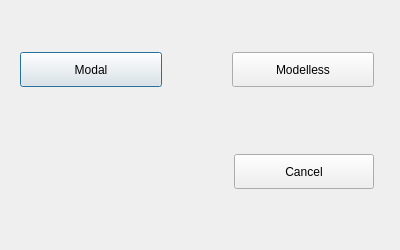
<?xml version="1.0" encoding="UTF-8"?>
<ui version="4.0">
 <class>Dialog</class>
 <widget class="QDialog" name="Dialog">
  <property name="geometry">
   <rect>
    <x>0</x>
    <y>0</y>
    <width>400</width>
    <height>250</height>
   </rect>
  </property>
  <property name="windowTitle">
   <string>Dialog</string>
  </property>
  <widget class="QWidget" name="">
   <property name="geometry">
    <rect>
     <x>20</x>
     <y>50</y>
     <width>354</width>
     <height>141</height>
    </rect>
   </property>
   <layout class="QVBoxLayout" name="verticalLayout">
    <property name="spacing">
     <number>65</number>
    </property>
    <item>
     <layout class="QHBoxLayout" name="horizontalLayout">
      <property name="spacing">
       <number>70</number>
      </property>
      <item>
       <widget class="QPushButton" name="Modal_button">
        <property name="minimumSize">
         <size>
          <width>140</width>
          <height>35</height>
         </size>
        </property>
        <property name="text">
         <string>Modal</string>
        </property>
       </widget>
      </item>
      <item>
       <widget class="QPushButton" name="Modeless_buttn">
        <property name="minimumSize">
         <size>
          <width>140</width>
          <height>35</height>
         </size>
        </property>
        <property name="text">
         <string>Modelless</string>
        </property>
       </widget>
      </item>
     </layout>
    </item>
    <item>
     <layout class="QHBoxLayout" name="horizontalLayout_2">
      <item>
       <spacer name="horizontalSpacer">
        <property name="orientation">
         <enum>Qt::Horizontal</enum>
        </property>
        <property name="sizeHint" stdset="0">
         <size>
          <width>40</width>
          <height>20</height>
         </size>
        </property>
       </spacer>
      </item>
      <item>
       <widget class="QPushButton" name="cancel_button">
        <property name="minimumSize">
         <size>
          <width>140</width>
          <height>35</height>
         </size>
        </property>
        <property name="text">
         <string>Cancel</string>
        </property>
       </widget>
      </item>
     </layout>
    </item>
   </layout>
  </widget>
 </widget>
 <resources/>
 <connections/>
</ui>
